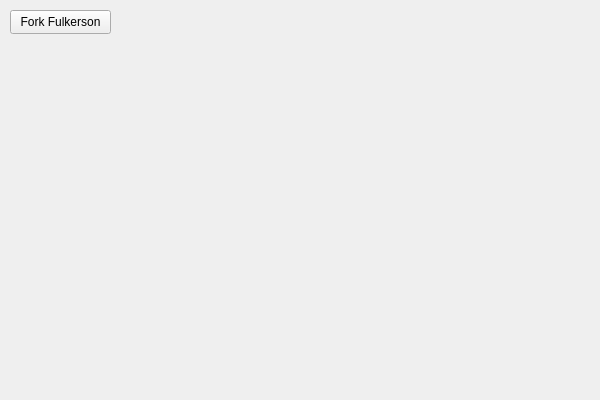
<?xml version="1.0" encoding="UTF-8"?>
<ui version="4.0">
 <class>Tema6Class</class>
 <widget class="QMainWindow" name="Tema6Class">
  <property name="geometry">
   <rect>
    <x>0</x>
    <y>0</y>
    <width>600</width>
    <height>400</height>
   </rect>
  </property>
  <property name="windowTitle">
   <string>Tema6</string>
  </property>
  <widget class="QWidget" name="centralWidget">
   <widget class="QPushButton" name="fordFulkerson">
    <property name="geometry">
     <rect>
      <x>10</x>
      <y>10</y>
      <width>101</width>
      <height>24</height>
     </rect>
    </property>
    <property name="text">
     <string>Fork Fulkerson</string>
    </property>
   </widget>
  </widget>
 </widget>
 <layoutdefault spacing="6" margin="11"/>
 <resources>
  <include location="Tema6.qrc"/>
 </resources>
 <connections/>
</ui>
